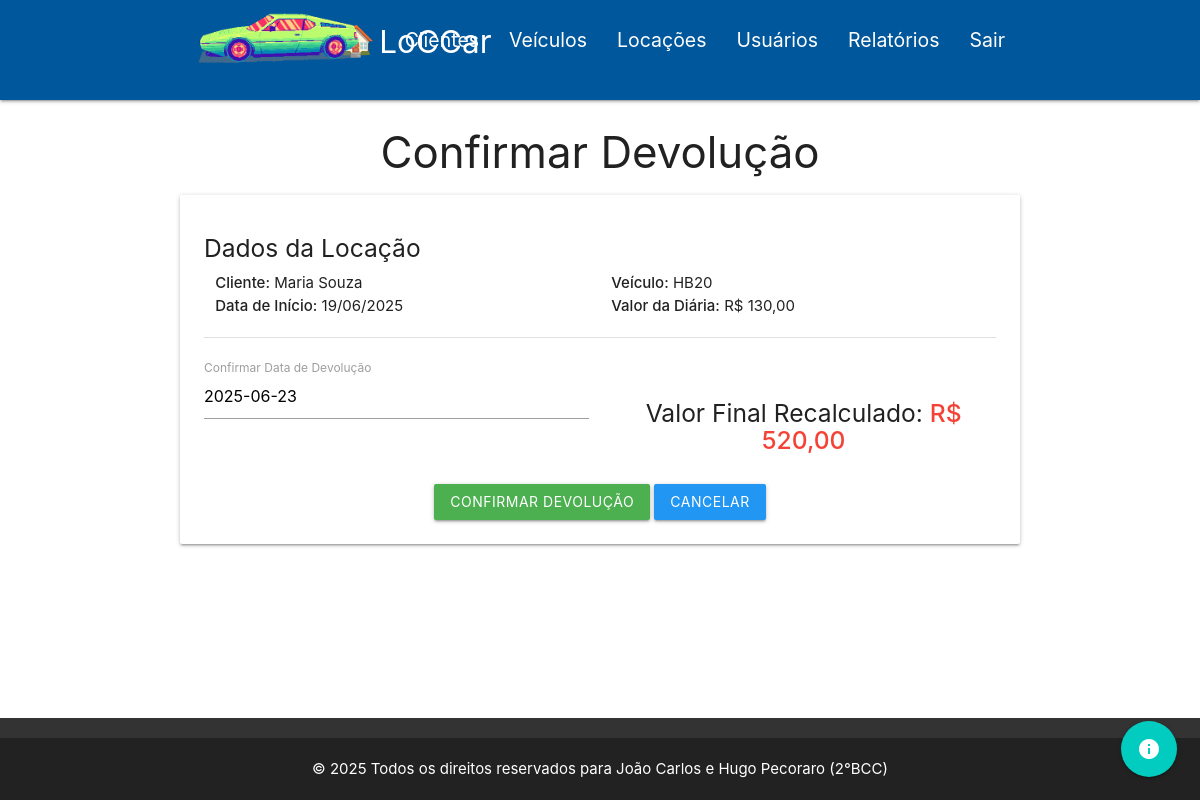
The app's page /VIEW/locacao/frmDevolucao.php?id=8 (signed in) with its own data.
### tables this page shows
CREATE TABLE `locacao` (
  `id` int(11) NOT NULL,
  `cliente_id` int(11) NOT NULL,
  `veiculo_id` int(11) NOT NULL,
  `data_locacao` date NOT NULL,
  `data_prev_devolucao` date DEFAULT NULL,
  `valor_total` decimal(10,2) NOT NULL DEFAULT 0.00,
  `valor_pago` decimal(10,2) NOT NULL DEFAULT 0.00,
  `status_pagamento` varchar(20) NOT NULL DEFAULT 'Pendente',
  `nivel_tanque` varchar(20) NOT NULL DEFAULT 'Não Informado',
  `data_devolucao` date DEFAULT NULL
);

CREATE TABLE `cliente` (
  `id` int(11) NOT NULL,
  `nome` varchar(100) NOT NULL,
  `cpf` varchar(14) NOT NULL,
  `telefone` varchar(15) NOT NULL,
  `email` varchar(100) NOT NULL
);

CREATE TABLE `veiculo` (
  `id` int(11) NOT NULL,
  `modelo` varchar(50) NOT NULL,
  `marca` varchar(50) NOT NULL,
  `ano` int(4) NOT NULL,
  `placa` varchar(8) NOT NULL,
  `valor_diaria` float NOT NULL,
  `status` char(1) NOT NULL DEFAULT 'D',
  `imagem` varchar(255) DEFAULT NULL
);

### DAL/locacao.php (called while the page is built, shortened)
<?php
include_once $_SERVER['DOCUMENT_ROOT'] . '/locadora_carros/MODEL/locacao.php';
include_once $_SERVER['DOCUMENT_ROOT'] . '/locadora_carros/DAL/conexao.php';
class LocacaoDAL {
    public function SelectById(int $id) {
    $sql = "SELECT l.*, c.nome as nome_cliente
            FROM locacao l
            INNER JOIN cliente c ON l.cliente_id = c.id
            WHERE l.id = ?;";
    $con = Conexao::conectar();
    $query = $con->prepare($sql);
    $query->execute([$id]);
    $linha = $query->fetch(\PDO::FETCH_ASSOC);
    $locacao = new \MODEL\Locacao();
    if ($linha) {
        $locacao->setId((int)$linha['id']);
        $locacao->setClienteId((int)$linha['cliente_id']);
        $locacao->setVeiculoId((int)$linha['veiculo_id']);
        $locacao->setNomeCliente((string)$linha['nome_cliente']);
        if (!empty($linha['data_locacao'])) {
            $locacao->setDataLocacao(new \DateTime($linha['data_locacao']));
        }
        if (!empty($linha['data_prev_devolucao'])) {
            $locacao->setDataPrevDevolucao(new \DateTime($linha['data_prev_devolucao']));
        }
        $locacao->setValorTotal((float)$linha['valor_total']);
        $locacao->setValorPago((float)$linha['valor_pago']);
        $locacao->setStatusPagamento((string)$linha['status_pagamento']);
        $locacao->setNivelTanque((string)$linha['nivel_tanque']);
    }
    return $locacao;
}
}
?>

### DAL/conexao.php (called while the page is built, shortened)
<?php
class Conexao {
    private static $dbNome = 'locadora_carros';
    private static $dbHost = 'localhost';
    private static $dbUsuario = 'root';
    private static $dbSenha = '';
    private static $cont = null;
    public static function conectar() {
        if (self::$cont == null) {
            try {
                self::$cont = new PDO("mysql:host=" . self::$dbHost . ";dbname=" . self::$dbNome, self::$dbUsuario, self::$dbSenha);
            } catch (\PDOException $exception) {
                die($exception->getMessage());
            }
        }
        return self::$cont;
    }
    public static function desconectar() {
        self::$cont = null;
        return self::$cont;
    }
}
?>

### MODEL/locacao.php (called while the page is built, shortened)
<?php
class Locacao {
    private ?DateTime $data_locacao;
    private ?string $nome_cliente;
    public function __construct() {
        $this->data_locacao = null;
        $this->nome_cliente = null;
    }
    public function getDataLocacao(): ?DateTime {
        return $this->data_locacao;
    }
    public function setDataLocacao(?DateTime $data_locacao): void {
        $this->data_locacao = $data_locacao;
    }
    public function getNomeCliente(): ?string {
        return $this->nome_cliente;
    }
    public function setNomeCliente(string $nome_cliente): void {
        $this->nome_cliente = $nome_cliente;
    }
}
?>

### DAL/veiculo.php (called while the page is built, shortened)
<?php
include_once $_SERVER['DOCUMENT_ROOT'] . '/locadora_carros/MODEL/veiculo.php';
include_once $_SERVER['DOCUMENT_ROOT'] . '/locadora_carros/DAL/conexao.php';
class VeiculoDAL {
    public function SelectById(int $id) {
        $sql = "SELECT * FROM veiculo WHERE id=?;";
        $con = Conexao::conectar();
        $query = $con->prepare($sql);
        $query->execute(array($id));
        $linha = $query->fetch(\PDO::FETCH_ASSOC);
        $veiculo = new \MODEL\Veiculo();
        if ($linha) {
            $veiculo->setId($linha['id']);
            $veiculo->setModelo($linha['modelo']);
            $veiculo->setMarca($linha['marca']);
            $veiculo->setAno($linha['ano']);
            $veiculo->setPlaca($linha['placa']);
            $veiculo->setValorDiaria($linha['valor_diaria']);
            $veiculo->setStatus($linha['status']);
            $veiculo->setImagem($linha['imagem']);
        }
        return $veiculo;
    }
}
?>

### MODEL/veiculo.php (called while the page is built, shortened)
<?php
class Veiculo {
    private ?string $modelo;
    private ?float $valor_diaria;
    public function getModelo(): ?string {
        return $this->modelo;
    }
    public function setModelo(string $modelo) {
        $this->modelo = $modelo;
    }
    public function getValorDiaria(): ?float {
        return $this->valor_diaria;
    }
    public function setValorDiaria(float $valor_diaria) {
        $this->valor_diaria = $valor_diaria;
    }
}
?>

### VIEW/locacao/frmDevolucao.php (the view, shortened to what this page needs)
<?php
include_once $_SERVER['DOCUMENT_ROOT'] . '/locadora_carros/VIEW/menus/menu.php';
include_once $_SERVER['DOCUMENT_ROOT'] . '/locadora_carros/DAL/locacao.php';
include_once $_SERVER['DOCUMENT_ROOT'] . '/locadora_carros/DAL/veiculo.php';
$id = $_GET['id'];
$dalLocacao = new \DAL\LocacaoDAL();
$locacao = $dalLocacao->SelectById($id);
$dalVeiculo = new \DAL\VeiculoDAL();
$veiculo = $dalVeiculo->SelectById($locacao->getVeiculoId());
$dataInicio = $locacao->getDataLocacao();
?>
<div class="container">
    <h3 class="center-align">Confirmar Devolução</h3>
    <div class="card-panel">
        <h5>Dados da Locação</h5>
        <div class="row">
            <div class="col s6"><strong>Cliente:</strong> <?php echo $locacao->getNomeCliente(); ?></div>
            <div class="col s6"><strong>Veículo:</strong> <?php echo $veiculo->getModelo(); ?></div>
            <div class="col s6"><strong>Data de Início:</strong> <?php echo $dataInicio->format('d/m/Y'); ?></div>
            <div class="col s6"><strong>Valor da Diária:</strong> R$ <?php echo number_format($veiculo->getValorDiaria(), 2, ',', '.'); ?></div>
        </div>
        <div class="divider"></div>
        <form action="opDevolucao.php" method="POST" id="form-devolucao" class="col s12" style="margin-top: 20px;">
            <div class="row">
                <div class="input-field col s12 m6">
                    <input type="text" class="datepicker" id="data_devolucao" name="data_devolucao" required>
                    <label for="data_devolucao">Confirmar Data de Devolução</label>
                </div>
                <div class="col s12 m6" style="padding-top: 25px;">
                     <h5 class="center-align">Valor Final Recalculado: <strong id="valor-final-display" class="red-text">R$ 0,00</strong></h5>
                </div>
            </div>
            <div class="center-align">
                <button class="btn waves-effect waves-light green" type="submit">Confirmar Devolução</button>
                <button class="btn waves-effect waves-light blue" type="button" onclick="JavaScript:location.href='lstLocacao.php'">Cancelar</button>
            </div>
        </form>
    </div>
</div>
<?php include_once $_SERVER['DOCUMENT_ROOT'] . '/locadora_carros/VIEW/menus/footer.php'; ?>

### records on screen
locacao: cliente.nome "Maria Souza"
veiculo: modelo "HB20", valor_diaria "130,00"

### other values on screen
$dataInicio->format('d/m/Y') "19/06/2025"
